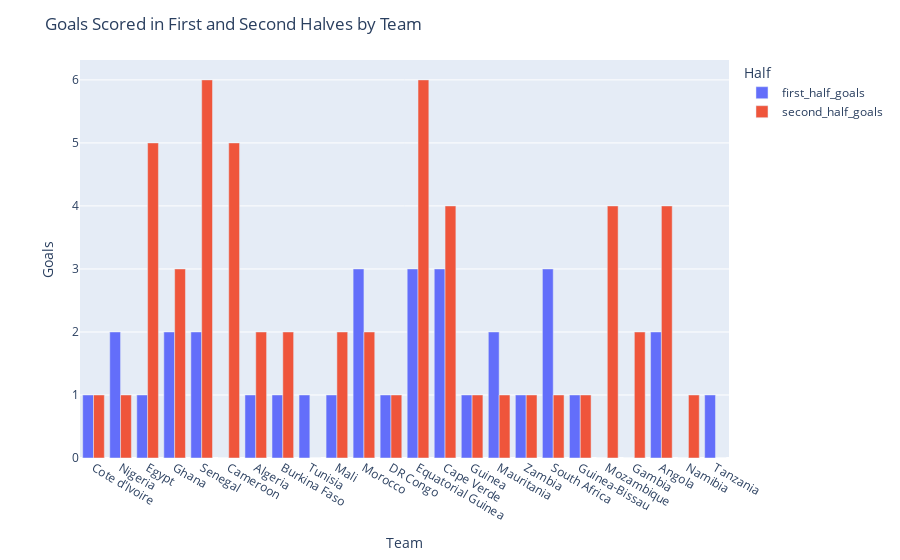

Notebook cell for this chart:
### Code cell
fig = px.bar(first_second_half_goals, x = 'Team', 
             y = ['first_half_goals','second_half_goals'], 
             barmode='group',
             labels={'variable':'Half','value':'Goals','Team':'Team'})
fig.update_layout(title="Goals Scored in First and Second Halves by Team")
fig.show()

### Figure 1 — Plotly figure (JSON) as saved in the notebook; plotly's stock layout.template omitted (floating-point values rounded to 4 significant figures)
{"data": [{"alignmentgroup": "True", "hovertemplate": "Half=first_half_goals<br>Team=%{x}<br>Goals=%{y}<extra></extra>", "legendgroup": "first_half_goals", "marker": {"color": "#636efa", "pattern": {"shape": ""}}, "name": "first_half_goals", "offsetgroup": "first_half_goals", "orientation": "v", "showlegend": true, "textposition": "auto", "type": "bar", "x": ["Cote d'Ivoire", "Nigeria", "Egypt", "Ghana", "Senegal", "Cameroon", "Algeria", "Burkina Faso", "Tunisia", "Mali", "Morocco", "DR Congo", "Equatorial Guinea", "Cape Verde", "Guinea", "Mauritania", "Zambia", "South Africa", "Guinea-Bissau", "Mozambique", "Gambia", "Angola", "Namibia", "Tanzania"], "xaxis": "x", "y": [1, 2, 1, 2, 2, 0, 1, 1, 1, 1, 3, 1, 3, 3, 1, 2, 1, 3, 1, 0, 0, 2, 0, 1], "yaxis": "y"}, {"alignmentgroup": "True", "hovertemplate": "Half=second_half_goals<br>Team=%{x}<br>Goals=%{y}<extra></extra>", "legendgroup": "second_half_goals", "marker": {"color": "#EF553B", "pattern": {"shape": ""}}, "name": "second_half_goals", "offsetgroup": "second_half_goals", "orientation": "v", "showlegend": true, "textposition": "auto", "type": "bar", "x": ["Cote d'Ivoire", "Nigeria", "Egypt", "Ghana", "Senegal", "Cameroon", "Algeria", "Burkina Faso", "Tunisia", "Mali", "Morocco", "DR Congo", "Equatorial Guinea", "Cape Verde", "Guinea", "Mauritania", "Zambia", "South Africa", "Guinea-Bissau", "Mozambique", "Gambia", "Angola", "Namibia", "Tanzania"], "xaxis": "x", "y": [1, 1, 5, 3, 6, 5, 2, 2, 0, 2, 2, 1, 6, 4, 1, 1, 1, 1, 1, 4, 2, 4, 1, 0], "yaxis": "y"}], "layout": {"barmode": "group", "legend": {"title": {"text": "Half"}, "tracegroupgap": 0}, "margin": {"t": 60}, "title": {"text": "Goals Scored in First and Second Halves by Team"}, "xaxis": {"anchor": "y", "domain": [0, 1], "title": {"text": "Team"}}, "yaxis": {"anchor": "x", "domain": [0, 1], "title": {"text": "Goals"}}}}
